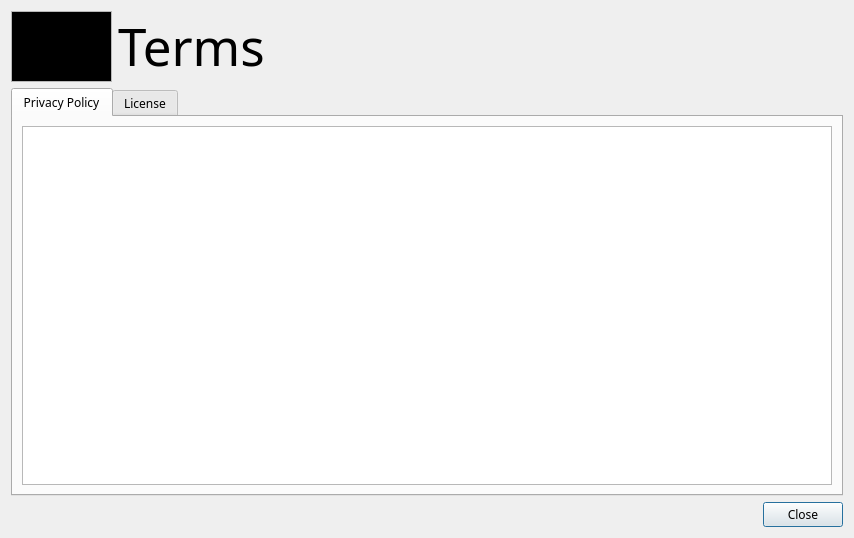
<?xml version="1.0" encoding="UTF-8"?>
<ui version="4.0">
 <class>terms</class>
 <widget class="QDialog" name="terms">
  <property name="windowModality">
   <enum>Qt::WindowModality::WindowModal</enum>
  </property>
  <property name="geometry">
   <rect>
    <x>0</x>
    <y>0</y>
    <width>854</width>
    <height>538</height>
   </rect>
  </property>
  <property name="minimumSize">
   <size>
    <width>0</width>
    <height>0</height>
   </size>
  </property>
  <property name="maximumSize">
   <size>
    <width>100000</width>
    <height>10000</height>
   </size>
  </property>
  <property name="font">
   <font>
    <family>Comfortaa</family>
   </font>
  </property>
  <property name="windowTitle">
   <string>Terms</string>
  </property>
  <property name="windowIcon">
   <iconset resource="../assets/assets.qrc">
    <normaloff>:/base/images/wikiLYNX_logo.svg</normaloff>:/base/images/wikiLYNX_logo.svg</iconset>
  </property>
  <layout class="QVBoxLayout" name="verticalLayout_9">
   <item>
    <layout class="QHBoxLayout" name="horizontalLayout_3">
     <item>
      <widget class="QTextBrowser" name="logo">
       <property name="sizePolicy">
        <sizepolicy hsizetype="Expanding" vsizetype="Fixed">
         <horstretch>0</horstretch>
         <verstretch>0</verstretch>
        </sizepolicy>
       </property>
       <property name="minimumSize">
        <size>
         <width>101</width>
         <height>71</height>
        </size>
       </property>
       <property name="maximumSize">
        <size>
         <width>101</width>
         <height>71</height>
        </size>
       </property>
       <property name="verticalScrollBarPolicy">
        <enum>Qt::ScrollBarPolicy::ScrollBarAlwaysOff</enum>
       </property>
       <property name="horizontalScrollBarPolicy">
        <enum>Qt::ScrollBarPolicy::ScrollBarAlwaysOff</enum>
       </property>
       <property name="html">
        <string>&lt;!DOCTYPE HTML PUBLIC &quot;-//W3C//DTD HTML 4.0//EN&quot; &quot;http://www.w3.org/TR/REC-html40/strict.dtd&quot;&gt;
&lt;html&gt;&lt;head&gt;&lt;meta name=&quot;qrichtext&quot; content=&quot;1&quot; /&gt;&lt;meta charset=&quot;utf-8&quot; /&gt;&lt;style type=&quot;text/css&quot;&gt;
p, li { white-space: pre-wrap; }
hr { height: 1px; border-width: 0; }
li.unchecked::marker { content: &quot;\2610&quot;; }
li.checked::marker { content: &quot;\2612&quot;; }
&lt;/style&gt;&lt;/head&gt;&lt;body style=&quot; font-family:'Comfortaa'; font-size:10pt; font-weight:400; font-style:normal;&quot; bgcolor=&quot;#000000&quot;&gt;
&lt;p style=&quot; margin-top:0px; margin-bottom:0px; margin-left:0px; margin-right:0px; -qt-block-indent:0; text-indent:0px;&quot;&gt;&lt;img src=&quot;:/base/images/wikiLYNX_logo.svg&quot; width=&quot;90&quot; height=&quot;60&quot; /&gt;&lt;/p&gt;&lt;/body&gt;&lt;/html&gt;</string>
       </property>
      </widget>
     </item>
     <item>
      <widget class="QLabel" name="mainLabel">
       <property name="sizePolicy">
        <sizepolicy hsizetype="Preferred" vsizetype="Fixed">
         <horstretch>0</horstretch>
         <verstretch>0</verstretch>
        </sizepolicy>
       </property>
       <property name="minimumSize">
        <size>
         <width>0</width>
         <height>60</height>
        </size>
       </property>
       <property name="maximumSize">
        <size>
         <width>16777215</width>
         <height>60</height>
        </size>
       </property>
       <property name="font">
        <font>
         <family>Courier Prime</family>
         <pointsize>38</pointsize>
         <bold>false</bold>
        </font>
       </property>
       <property name="text">
        <string>Terms</string>
       </property>
      </widget>
     </item>
    </layout>
   </item>
   <item>
    <widget class="QTabWidget" name="tabWidget">
     <property name="currentIndex">
      <number>0</number>
     </property>
     <widget class="QWidget" name="tab_2">
      <attribute name="title">
       <string>Privacy Policy</string>
      </attribute>
      <layout class="QVBoxLayout" name="verticalLayout_7">
       <item>
        <widget class="QTextBrowser" name="privacy">
         <property name="html">
          <string>&lt;!DOCTYPE HTML PUBLIC &quot;-//W3C//DTD HTML 4.0//EN&quot; &quot;http://www.w3.org/TR/REC-html40/strict.dtd&quot;&gt;
&lt;html&gt;&lt;head&gt;&lt;meta name=&quot;qrichtext&quot; content=&quot;1&quot; /&gt;&lt;meta charset=&quot;utf-8&quot; /&gt;&lt;style type=&quot;text/css&quot;&gt;
p, li { white-space: pre-wrap; }
hr { height: 1px; border-width: 0; }
li.unchecked::marker { content: &quot;\2610&quot;; }
li.checked::marker { content: &quot;\2612&quot;; }
&lt;/style&gt;&lt;/head&gt;&lt;body style=&quot; font-family:'Comfortaa'; font-size:10pt; font-weight:400; font-style:normal;&quot;&gt;
&lt;p style=&quot;-qt-paragraph-type:empty; margin-top:0px; margin-bottom:0px; margin-left:0px; margin-right:0px; -qt-block-indent:0; text-indent:0px;&quot;&gt;&lt;br /&gt;&lt;/p&gt;&lt;/body&gt;&lt;/html&gt;</string>
         </property>
        </widget>
       </item>
      </layout>
     </widget>
     <widget class="QWidget" name="tab_3">
      <attribute name="title">
       <string>License</string>
      </attribute>
      <layout class="QVBoxLayout" name="verticalLayout_8">
       <item>
        <widget class="QTabWidget" name="MainView">
         <property name="sizePolicy">
          <sizepolicy hsizetype="Expanding" vsizetype="Expanding">
           <horstretch>0</horstretch>
           <verstretch>0</verstretch>
          </sizepolicy>
         </property>
         <property name="tabPosition">
          <enum>QTabWidget::TabPosition::South</enum>
         </property>
         <property name="tabShape">
          <enum>QTabWidget::TabShape::Rounded</enum>
         </property>
         <property name="currentIndex">
          <number>0</number>
         </property>
         <property name="documentMode">
          <bool>true</bool>
         </property>
         <property name="tabsClosable">
          <bool>false</bool>
         </property>
         <property name="movable">
          <bool>false</bool>
         </property>
         <property name="tabBarAutoHide">
          <bool>false</bool>
         </property>
         <widget class="QWidget" name="tab1">
          <attribute name="title">
           <string>License</string>
          </attribute>
          <layout class="QVBoxLayout" name="verticalLayout">
           <item>
            <widget class="QTextBrowser" name="licenseView">
             <property name="inputMethodHints">
              <set>Qt::InputMethodHint::ImhNone</set>
             </property>
             <property name="textInteractionFlags">
              <set>Qt::TextInteractionFlag::LinksAccessibleByKeyboard|Qt::TextInteractionFlag::LinksAccessibleByMouse|Qt::TextInteractionFlag::TextBrowserInteraction|Qt::TextInteractionFlag::TextSelectableByKeyboard|Qt::TextInteractionFlag::TextSelectableByMouse</set>
             </property>
            </widget>
           </item>
          </layout>
         </widget>
         <widget class="QWidget" name="tab2">
          <attribute name="title">
           <string>Copying</string>
          </attribute>
          <layout class="QVBoxLayout" name="verticalLayout_2">
           <item>
            <widget class="QTextBrowser" name="copyingView">
             <property name="inputMethodHints">
              <set>Qt::InputMethodHint::ImhNone</set>
             </property>
             <property name="textInteractionFlags">
              <set>Qt::TextInteractionFlag::LinksAccessibleByKeyboard|Qt::TextInteractionFlag::LinksAccessibleByMouse|Qt::TextInteractionFlag::TextBrowserInteraction|Qt::TextInteractionFlag::TextSelectableByKeyboard|Qt::TextInteractionFlag::TextSelectableByMouse</set>
             </property>
            </widget>
           </item>
          </layout>
         </widget>
         <widget class="QWidget" name="tab">
          <attribute name="title">
           <string>QtWebEngine</string>
          </attribute>
          <layout class="QVBoxLayout" name="verticalLayout_3">
           <item>
            <widget class="QTextBrowser" name="webEngineLicenseView">
             <property name="inputMethodHints">
              <set>Qt::InputMethodHint::ImhNone</set>
             </property>
             <property name="textInteractionFlags">
              <set>Qt::TextInteractionFlag::LinksAccessibleByKeyboard|Qt::TextInteractionFlag::LinksAccessibleByMouse|Qt::TextInteractionFlag::TextBrowserInteraction|Qt::TextInteractionFlag::TextSelectableByKeyboard|Qt::TextInteractionFlag::TextSelectableByMouse</set>
             </property>
            </widget>
           </item>
          </layout>
         </widget>
         <widget class="QWidget" name="tab3">
          <attribute name="title">
           <string>NotoSans OFL</string>
          </attribute>
          <layout class="QVBoxLayout" name="verticalLayout_4">
           <item>
            <widget class="QTextBrowser" name="notoOFL">
             <property name="inputMethodHints">
              <set>Qt::InputMethodHint::ImhNone</set>
             </property>
             <property name="textInteractionFlags">
              <set>Qt::TextInteractionFlag::LinksAccessibleByKeyboard|Qt::TextInteractionFlag::LinksAccessibleByMouse|Qt::TextInteractionFlag::TextBrowserInteraction|Qt::TextInteractionFlag::TextSelectableByKeyboard|Qt::TextInteractionFlag::TextSelectableByMouse</set>
             </property>
            </widget>
           </item>
          </layout>
         </widget>
         <widget class="QWidget" name="tab4">
          <attribute name="title">
           <string>CourierPrime OFL</string>
          </attribute>
          <layout class="QVBoxLayout" name="verticalLayout_6">
           <item>
            <widget class="QTextBrowser" name="courierPrimeOFL">
             <property name="inputMethodHints">
              <set>Qt::InputMethodHint::ImhNone</set>
             </property>
             <property name="textInteractionFlags">
              <set>Qt::TextInteractionFlag::LinksAccessibleByKeyboard|Qt::TextInteractionFlag::LinksAccessibleByMouse|Qt::TextInteractionFlag::TextBrowserInteraction|Qt::TextInteractionFlag::TextSelectableByKeyboard|Qt::TextInteractionFlag::TextSelectableByMouse</set>
             </property>
            </widget>
           </item>
          </layout>
         </widget>
         <widget class="QWidget" name="tab5">
          <attribute name="title">
           <string>Material Icons</string>
          </attribute>
          <layout class="QVBoxLayout" name="verticalLayout_5">
           <item>
            <widget class="QTextBrowser" name="materialLicenseView">
             <property name="inputMethodHints">
              <set>Qt::InputMethodHint::ImhNone</set>
             </property>
             <property name="textInteractionFlags">
              <set>Qt::TextInteractionFlag::LinksAccessibleByKeyboard|Qt::TextInteractionFlag::LinksAccessibleByMouse|Qt::TextInteractionFlag::TextBrowserInteraction|Qt::TextInteractionFlag::TextSelectableByKeyboard|Qt::TextInteractionFlag::TextSelectableByMouse</set>
             </property>
            </widget>
           </item>
          </layout>
         </widget>
        </widget>
       </item>
      </layout>
     </widget>
    </widget>
   </item>
   <item>
    <layout class="QHBoxLayout" name="horizontalLayout_2">
     <item>
      <spacer name="horizontalSpacer">
       <property name="orientation">
        <enum>Qt::Orientation::Horizontal</enum>
       </property>
       <property name="sizeHint" stdset="0">
        <size>
         <width>40</width>
         <height>20</height>
        </size>
       </property>
      </spacer>
     </item>
     <item>
      <widget class="QPushButton" name="closeButton">
       <property name="toolTip">
        <string>Close this Dialog</string>
       </property>
       <property name="text">
        <string>Close</string>
       </property>
       <property name="icon">
        <iconset theme="close"/>
       </property>
       <property name="default">
        <bool>true</bool>
       </property>
      </widget>
     </item>
    </layout>
   </item>
  </layout>
 </widget>
 <resources>
  <include location="../assets/assets.qrc"/>
 </resources>
 <connections/>
</ui>
